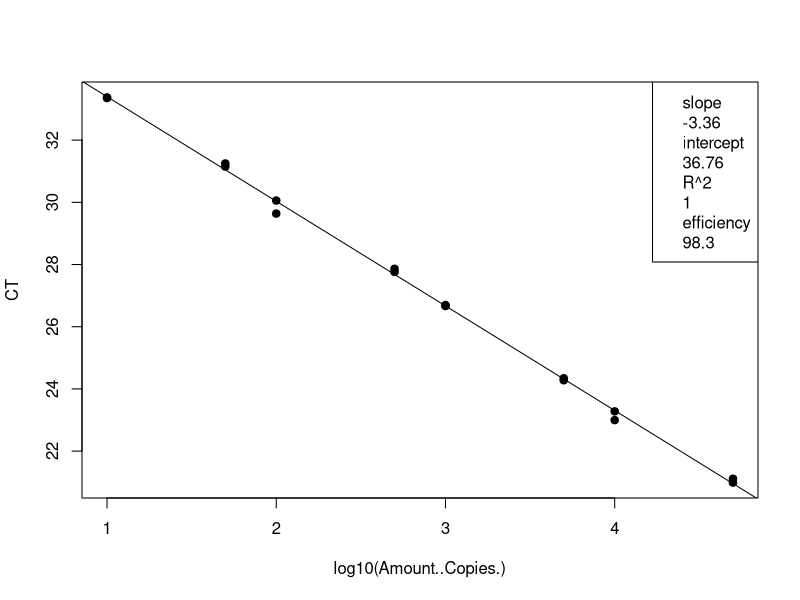
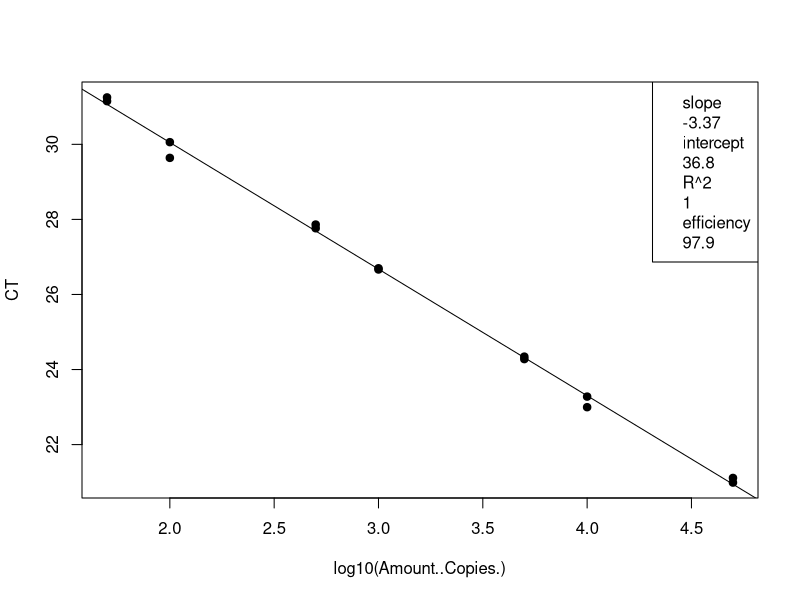
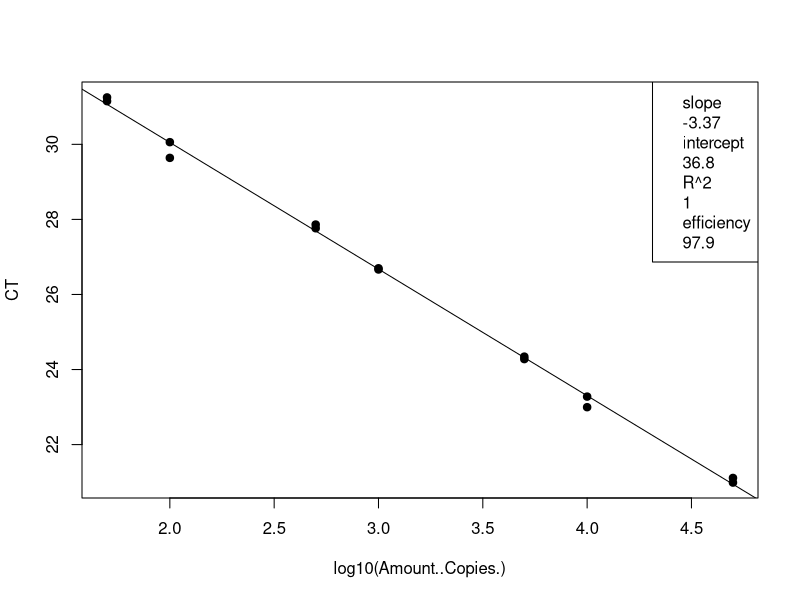
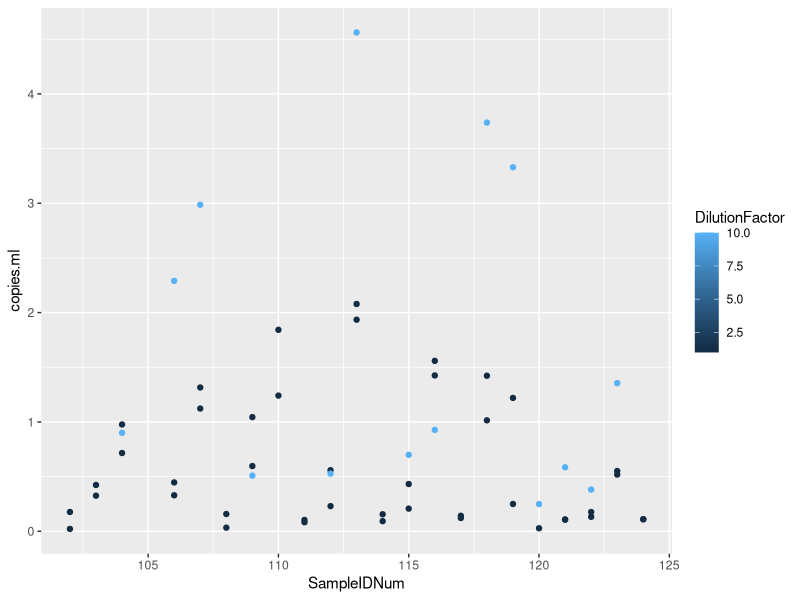

Generate these figures, in order, with R:
## ---- chunk 1
knitr::opts_chunk$set(echo = TRUE)

## ---- chunk 2
# load the data (note data file must be in this repository)
data <- read.csv("Plate5_E.coli_qPCRConversion.csv")
View(data)

# clean up the data file (there is some stuff at the bottom and extra blank rows)
#data <- data[-68:-70,] # This removes rows 92-95
View(data)

# assign to the correct data class #warning message about NAs is OK
class(data$CT) # check the data class type
data$CT <- as.numeric(as.character(data$CT)) # change to numeric
data$Amount..Copies. <- as.numeric(as.character(data$Amount..Copies.)) # change to numeric
## ---- chunk 3
# linear regression of standard curve
standards = data[1:16,]
standardCurve <- lm(CT ~ log10(Amount..Copies.), data = standards)
  
standardCurvePlot <- plot(CT ~ log10(Amount..Copies.), data = standards, pch=19) 
abline(coef(standardCurve)) 
legend("topright", legend=c(paste= "slope", round(standardCurve$coefficients[2], 2), 
                            paste= "intercept", round(standardCurve$coefficients[1], 2), 
                            paste= "R^2", round(summary(standardCurve)$r.squared, 2),
                            paste = "efficiency", round((10^(-1/standardCurve$coefficients[2])-1)*100, 1)))
## ---- chunk 4
# remove standards that sucked and redo analysis NOT NEEDED 21 Jan 2020
standards <- standards[-15:-16,] # uncomment this line and change which rows to remove
standardCurve <- lm(CT ~ log10(Amount..Copies.), data = standards)

standardCurvePlot <- plot(CT ~ log10(Amount..Copies.), data = standards, pch=19)
abline(coef(standardCurve))
col = "blue"
legend("topright", legend=c(paste= "slope", round(standardCurve$coefficients[2], 2),
                            paste= "intercept", round(standardCurve$coefficients[1], 2),
                            paste= "R^2", round(summary(standardCurve)$r.squared, 2),
                            paste = "efficiency", round((10^(-1/standardCurve$coefficients[2])-1)*100, 1)))
## ---- chunk 5
# data set of unknowns including info on standard curve
#unknowns = subset(data, Name == "UNKNOWN")
unknowns = data[17:85,]
#unknowns <- unknowns[-1:-3,] # uncomment this line and change which rows to remove if these samples were outside of the standard curve

# add new columns to the data table
unknowns$plate_num = 1 #change to the actual plate number
unknowns$standard_slope = standardCurve$coefficients[2]
unknowns$standard_intercept = standardCurve$coefficients[1]
unknowns$R2 = summary(standardCurve)$r.squared
unknowns$efficiency =  (10^(-1/standardCurve$coefficients[2])-1)*100
  
# add a new column that interpolates copies/well from Ct for the unknowns
unknowns$log.copies.well = ((unknowns$CT - standardCurve$coefficients[1])/standardCurve$coefficients[2])
unknowns$copies.well = 10^unknowns$log.copies.well

# copies/ul extract accounting for dilution factor
vol.well = 3 #qPCR template volume in ul
unknowns$vol.well = vol.well
unknowns$copies.ul = ((unknowns$copies.well/vol.well)*unknowns$DilutionFactor)

# copies/extraction
vol.elution = 110 #DNA extraction elution volume in ul
unknowns$vol.elution = vol.elution
unknowns$copies.extraction = (unknowns$copies.ul*vol.elution)

# copies/ml #Volume is volume of sample filtered in mL
unknowns$copies.ml = (unknowns$copies.extraction/unknowns$Volume)


## ---- chunk 6
standards <- standards[-15:-16,] # uncomment this line and change which rows to remove
standardCurve <- lm(CT ~ log10(Amount..Copies.), data = standards)

standardCurvePlot <- plot(CT ~ log10(Amount..Copies.), data = standards, pch=19)
abline(coef(standardCurve))
col = "blue"
legend("topright", legend=c(paste= "slope", round(standardCurve$coefficients[2], 2),
                            paste= "intercept", round(standardCurve$coefficients[1], 2),
                            paste= "R^2", round(summary(standardCurve)$r.squared, 2),
                            paste = "efficiency", round((10^(-1/standardCurve$coefficients[2])-1)*100, 1)))

unknowns = unknowns[1:69,]
standardCurve <- lm(CT ~ log10(copies.well), data = unknowns)

standardCurvePlot <- points(CT ~ log10(copies.well), data = unknowns, pch=19, col = "blue")


#abline(coef(standardCurve))
#legend("topright", legend=c(paste= "slope", round(standardCurve$coefficients[2], 2),
                            #paste= "intercept", round(standardCurve$coefficients[1], 2),
                            #paste= "R^2", round(summary(standardCurve)$r.squared, 2),
                            #paste = "efficiency", round((10^(-1/standardCurve$coefficients[2])-1)*100, 1)))
## ---- chunk 7
# make a plot that compares the diluted to undiluted replicates for each sample including dilution factor
library("ggplot2")
unknowns$SampleIDNum <- as.numeric(as.character(unknowns$SampleIDNum)) # change to numeric
replicates = unknowns[1:69,]
#replicates <- replicates[-18,] # This removes rows (B11)
#replicates <- replicates[-32,] # This removes rows (D8)
#replicates <- replicates[-55,] # This removes rows (G5)
qplot(SampleIDNum,copies.ml, data=replicates, col=DilutionFactor)
## ---- chunk 8
# write csv file
write.csv(unknowns, file = "Plate5_E.coli_ConvertedData.csv", row.names=FALSE, na="")

# average the replicates (if not strongly inhibited) and make a new file
averaged = unknowns[1:69,]
averaged$averaged <- tapply(unknowns$copies.ml, unknowns$SampleIDNum, mean)
write.csv(averaged, file = "Plate5_E.coli_Averaged.csv", row.names=FALSE, na="")
